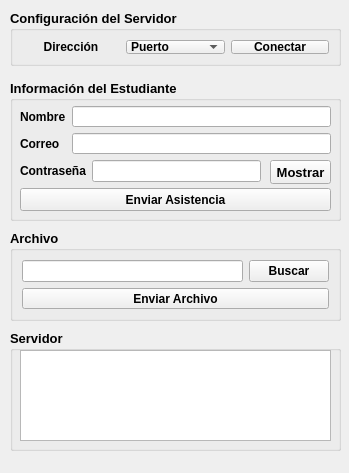
<?xml version="1.0" encoding="UTF-8"?>
<ui version="4.0">
 <class>Form</class>
 <widget class="QWidget" name="Form">
  <property name="geometry">
   <rect>
    <x>0</x>
    <y>0</y>
    <width>349</width>
    <height>473</height>
   </rect>
  </property>
  <property name="windowTitle">
   <string>Form</string>
  </property>
  <widget class="QGroupBox" name="groupBox">
   <property name="geometry">
    <rect>
     <x>10</x>
     <y>230</y>
     <width>331</width>
     <height>91</height>
    </rect>
   </property>
   <property name="font">
    <font>
     <pointsize>10</pointsize>
     <weight>75</weight>
     <bold>true</bold>
    </font>
   </property>
   <property name="title">
    <string>Archivo</string>
   </property>
   <layout class="QVBoxLayout" name="verticalLayout_2">
    <item>
     <layout class="QHBoxLayout" name="horizontalLayout_2">
      <item>
       <widget class="QLineEdit" name="zipLE">
        <property name="font">
         <font>
          <pointsize>9</pointsize>
          <weight>50</weight>
          <bold>false</bold>
         </font>
        </property>
        <property name="text">
         <string/>
        </property>
       </widget>
      </item>
      <item>
       <widget class="QPushButton" name="zipbuscarB">
        <property name="font">
         <font>
          <pointsize>9</pointsize>
          <weight>75</weight>
          <bold>true</bold>
         </font>
        </property>
        <property name="text">
         <string>Buscar</string>
        </property>
       </widget>
      </item>
     </layout>
    </item>
    <item>
     <widget class="QPushButton" name="zipenviarB">
      <property name="font">
       <font>
        <pointsize>9</pointsize>
        <weight>75</weight>
        <bold>true</bold>
       </font>
      </property>
      <property name="text">
       <string>Enviar Archivo</string>
      </property>
     </widget>
    </item>
   </layout>
  </widget>
  <widget class="QGroupBox" name="groupBox_2">
   <property name="geometry">
    <rect>
     <x>10</x>
     <y>10</y>
     <width>331</width>
     <height>56</height>
    </rect>
   </property>
   <property name="font">
    <font>
     <pointsize>10</pointsize>
     <weight>75</weight>
     <italic>false</italic>
     <bold>true</bold>
    </font>
   </property>
   <property name="title">
    <string>Configuración del Servidor</string>
   </property>
   <layout class="QHBoxLayout" name="horizontalLayout">
    <item>
     <widget class="QLabel" name="direccionL">
      <property name="font">
       <font>
        <pointsize>9</pointsize>
        <weight>75</weight>
        <italic>false</italic>
        <bold>true</bold>
       </font>
      </property>
      <property name="text">
       <string>Dirección</string>
      </property>
      <property name="alignment">
       <set>Qt::AlignCenter</set>
      </property>
     </widget>
    </item>
    <item>
     <widget class="QComboBox" name="puertoCB">
      <property name="font">
       <font>
        <pointsize>9</pointsize>
        <weight>75</weight>
        <italic>false</italic>
        <bold>true</bold>
       </font>
      </property>
      <item>
       <property name="text">
        <string>Puerto</string>
       </property>
      </item>
      <item>
       <property name="text">
        <string>9998</string>
       </property>
      </item>
      <item>
       <property name="text">
        <string>9997</string>
       </property>
      </item>
     </widget>
    </item>
    <item>
     <widget class="QPushButton" name="conectarB">
      <property name="font">
       <font>
        <pointsize>9</pointsize>
        <weight>75</weight>
        <italic>false</italic>
        <bold>true</bold>
       </font>
      </property>
      <property name="text">
       <string>Conectar</string>
      </property>
     </widget>
    </item>
   </layout>
  </widget>
  <widget class="QGroupBox" name="groupBox_3">
   <property name="geometry">
    <rect>
     <x>10</x>
     <y>80</y>
     <width>331</width>
     <height>141</height>
    </rect>
   </property>
   <property name="font">
    <font>
     <pointsize>10</pointsize>
     <weight>75</weight>
     <bold>true</bold>
    </font>
   </property>
   <property name="title">
    <string>Información del Estudiante</string>
   </property>
   <widget class="QPushButton" name="asistenciaB">
    <property name="geometry">
     <rect>
      <x>10</x>
      <y>108</y>
      <width>311</width>
      <height>23</height>
     </rect>
    </property>
    <property name="font">
     <font>
      <pointsize>9</pointsize>
      <weight>75</weight>
      <bold>true</bold>
     </font>
    </property>
    <property name="text">
     <string>Enviar Asistencia</string>
    </property>
   </widget>
   <widget class="QWidget" name="horizontalLayoutWidget">
    <property name="geometry">
     <rect>
      <x>10</x>
      <y>80</y>
      <width>241</width>
      <height>22</height>
     </rect>
    </property>
    <layout class="QHBoxLayout" name="horizontalLayout_3">
     <item>
      <widget class="QLabel" name="label_3">
       <property name="font">
        <font>
         <pointsize>9</pointsize>
         <weight>75</weight>
         <bold>true</bold>
        </font>
       </property>
       <property name="text">
        <string>Contraseña</string>
       </property>
      </widget>
     </item>
     <item>
      <widget class="QLineEdit" name="contraLE">
       <property name="font">
        <font>
         <pointsize>9</pointsize>
         <weight>50</weight>
         <bold>false</bold>
        </font>
       </property>
      </widget>
     </item>
    </layout>
   </widget>
   <widget class="QPushButton" name="mostrarB">
    <property name="geometry">
     <rect>
      <x>260</x>
      <y>80</y>
      <width>61</width>
      <height>24</height>
     </rect>
    </property>
    <property name="text">
     <string>Mostrar</string>
    </property>
   </widget>
   <widget class="QWidget" name="">
    <property name="geometry">
     <rect>
      <x>10</x>
      <y>26</y>
      <width>311</width>
      <height>48</height>
     </rect>
    </property>
    <layout class="QFormLayout" name="formLayout">
     <item row="0" column="0">
      <widget class="QLabel" name="label">
       <property name="font">
        <font>
         <pointsize>9</pointsize>
         <weight>75</weight>
         <bold>true</bold>
        </font>
       </property>
       <property name="text">
        <string>Nombre</string>
       </property>
      </widget>
     </item>
     <item row="0" column="1">
      <widget class="QLineEdit" name="nombreLE">
       <property name="font">
        <font>
         <pointsize>9</pointsize>
         <weight>50</weight>
         <bold>false</bold>
        </font>
       </property>
      </widget>
     </item>
     <item row="1" column="0">
      <widget class="QLabel" name="label_2">
       <property name="font">
        <font>
         <pointsize>9</pointsize>
         <weight>75</weight>
         <bold>true</bold>
        </font>
       </property>
       <property name="text">
        <string>Correo</string>
       </property>
      </widget>
     </item>
     <item row="1" column="1">
      <widget class="QLineEdit" name="correoLE">
       <property name="font">
        <font>
         <pointsize>9</pointsize>
         <weight>50</weight>
         <bold>false</bold>
        </font>
       </property>
      </widget>
     </item>
    </layout>
   </widget>
  </widget>
  <widget class="QGroupBox" name="groupBox_4">
   <property name="geometry">
    <rect>
     <x>10</x>
     <y>330</y>
     <width>331</width>
     <height>121</height>
    </rect>
   </property>
   <property name="font">
    <font>
     <pointsize>10</pointsize>
     <weight>75</weight>
     <bold>true</bold>
    </font>
   </property>
   <property name="title">
    <string>Servidor</string>
   </property>
   <widget class="QTextEdit" name="pantallaTE">
    <property name="geometry">
     <rect>
      <x>10</x>
      <y>20</y>
      <width>311</width>
      <height>91</height>
     </rect>
    </property>
    <property name="cursor" stdset="0">
     <cursorShape>ForbiddenCursor</cursorShape>
    </property>
   </widget>
  </widget>
 </widget>
 <resources/>
 <connections/>
</ui>
